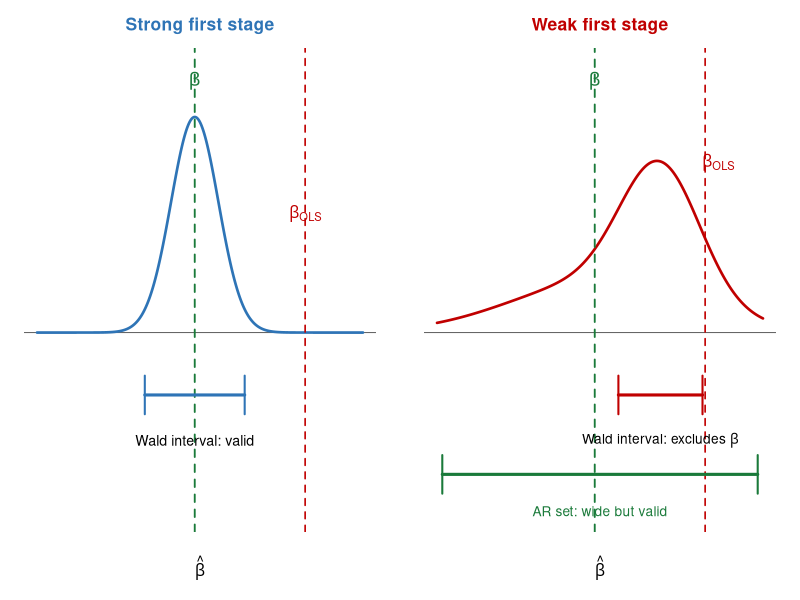

Generate this figure with R:
## ---- chunk 1
#| label: fig-strong-weak
#| fig-cap: "Schematic comparison of the sampling behavior of $\\hat\\beta_{\\mathrm{2SLS}}$ under strong and weak first stages. With a strong first stage the distribution is approximately normal and concentrated at $\\beta$, and the conventional Wald interval is reliable. With a weak first stage the distribution is displaced toward the OLS probability limit $\\beta_{\\mathrm{OLS}}$, skewed, and heavy-tailed; the conventional Wald interval is too short and centered in the wrong place, whereas the Anderson--Rubin set remains valid at the cost of being wide. The curves are conceptual and are not the exact density of any particular weak-instrument model."
#| echo: false
#| fig-width: 9
#| fig-height: 3.8
op <- par(mfrow = c(1, 2), mar = c(3.4, 1.2, 2.4, 1.2))
x <- seq(-3, 3.2, length.out = 500)
# strong
f1 <- 1.9 * exp(-x^2 / (2 * 0.45^2))
plot(x, f1, type = "n", ylim = c(-1.6, 2.35), xlim = c(-3, 3.2),
     axes = FALSE, xlab = "", ylab = "", main = "Strong first stage",
     col.main = "#2E74B6", font.main = 2, cex.main = 1.05)
abline(h = 0, col = "grey40")
lines(x, f1, col = "#2E74B6", lwd = 2.6)
abline(v = 0, lty = 2, col = "#1A7A3A", lwd = 1.8)
abline(v = 2.1, lty = 2, col = "#C00000", lwd = 1.6)
text(0, 2.22, expression(beta), col = "#1A7A3A", cex = 1.1, font = 2)
text(2.1, 1.05, expression(beta[OLS]), col = "#C00000", cex = 0.95)
segments(-0.95, -0.55, 0.95, -0.55, col = "#2E74B6", lwd = 3)
segments(c(-0.95, 0.95), -0.72, c(-0.95, 0.95), -0.38, col = "#2E74B6", lwd = 2)
text(0, -0.95, "Wald interval: valid", cex = 0.85)
mtext(expression(hat(beta)), side = 1, line = 1.6, cex = 0.95)
# weak
f2 <- 1.15 * exp(-(x - 1.25)^2 / (2 * 0.75^2)) + 0.45 * exp(-(x - 0.1)^2 / (2 * 1.7^2))
plot(x, f2, type = "n", ylim = c(-1.6, 2.35), xlim = c(-3, 3.2),
     axes = FALSE, xlab = "", ylab = "", main = "Weak first stage",
     col.main = "#C00000", font.main = 2, cex.main = 1.05)
abline(h = 0, col = "grey40")
lines(x, f2, col = "#C00000", lwd = 2.6)
abline(v = 0, lty = 2, col = "#1A7A3A", lwd = 1.8)
abline(v = 2.1, lty = 2, col = "#C00000", lwd = 1.6)
text(0, 2.22, expression(beta), col = "#1A7A3A", cex = 1.1, font = 2)
text(2.35, 1.5, expression(beta[OLS]), col = "#C00000", cex = 0.95)
segments(0.45, -0.55, 2.05, -0.55, col = "#C00000", lwd = 3)
segments(c(0.45, 2.05), -0.72, c(0.45, 2.05), -0.38, col = "#C00000", lwd = 2)
text(1.25, -0.95, expression(paste("Wald interval: excludes ", beta)), cex = 0.82)
segments(-2.9, -1.25, 3.1, -1.25, col = "#1A7A3A", lwd = 3)
segments(c(-2.9, 3.1), -1.42, c(-2.9, 3.1), -1.08, col = "#1A7A3A", lwd = 2)
text(0.1, -1.58, "AR set: wide but valid", cex = 0.82, col = "#1A7A3A")
mtext(expression(hat(beta)), side = 1, line = 1.6, cex = 0.95)
par(op)
